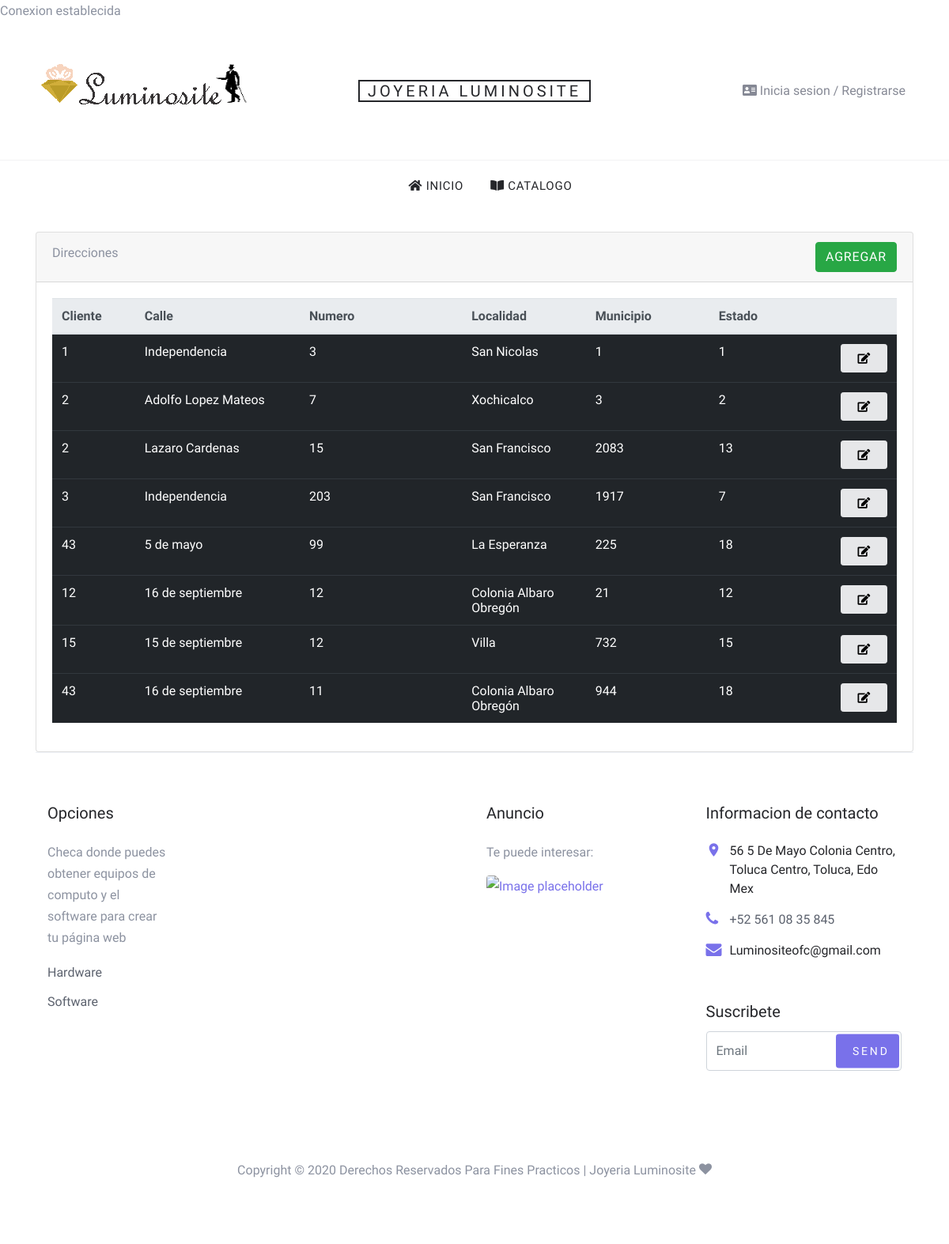
Before: /direcciones.php with the older database file.
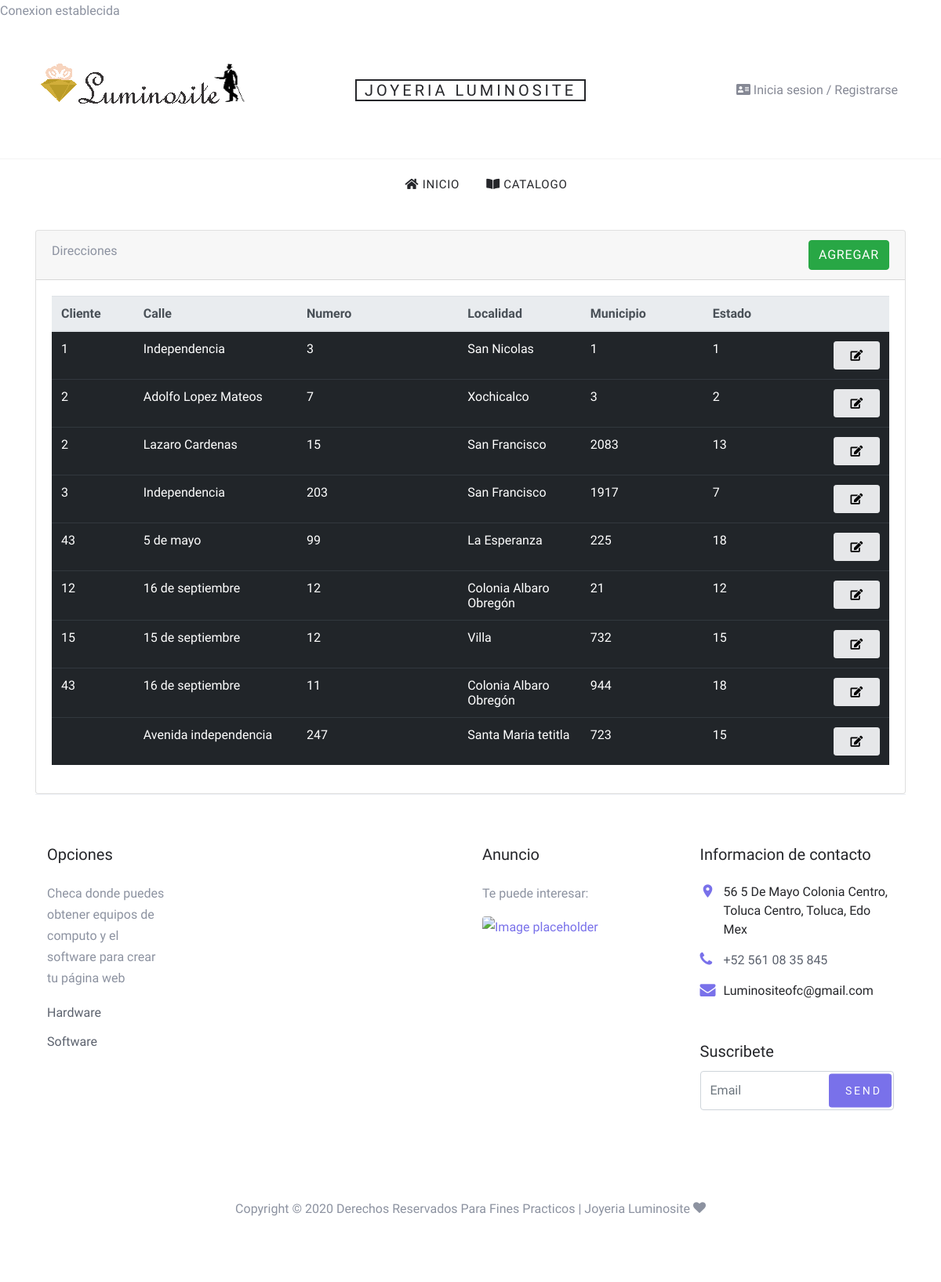
After: the same page with the newer database file.
### tables this page shows
CREATE TABLE `direccion` (
  `id_direccion` int(11) NOT NULL AUTO_INCREMENT,
  `clientes_id` int(11) DEFAULT NULL,
  `calle` varchar(45) NOT NULL,
  `numero` int(11) NOT NULL,
  `localidad` varchar(45) NOT NULL,
  `municipio_id` int(11) DEFAULT NULL,
  `estado_id` int(11) DEFAULT NULL,
  PRIMARY KEY (`id_direccion`)
);

### direcciones.php (the view, shortened to what this page needs)
<?php
require_once './conexion.php';
?>
<!DOCTYPE html>
<html lang="es-MX">
<head>
    <link rel="stylesheet" href="fonts/icomoon/style.css">
    <link rel="stylesheet" href="css/bootstrap.min.css">
    <link rel="stylesheet" href="css/magnific-popup.css">
    <link rel="stylesheet" href="css/jquery-ui.css">
    <link rel="stylesheet" href="css/owl.carousel.min.css">
    <link rel="stylesheet" href="css/owl.theme.default.min.css">
    <link rel="stylesheet" href="css/bootstrap.min.css">
    <link rel="stylesheet" href="css/all.min.css">
    <link rel="stylesheet" href="css/aos.css">
    <link rel="stylesheet" href="css/style.css">
</head>
<body>
    <?php require_once('./menu.php'); ?>
    <div class="container mt-4">
        <div class="card">
            <div class="card-header">
                Direcciones
                <a href="direcciones_formulario.php"class="btn btn-success float-right">Agregar</a>
            </div>
            <div class="card-body">
                <table class="table table-dark table table-hover">
                    <thead class="thead-light">
                        <tr>
                            <th style="width: 10%;" scope="col">Cliente</th>
                            <th style="width: 20%;" scope="col">Calle</th>
                            <th style="width: 20%;" scope="col">Numero</th>
                            <th style="width: 15%;" scope="col">Localidad</th>
                            <th style="width: 15%;" scope="col">Municipio</th>
                            <th style="width: 15%;" scope="col">Estado</th>
                            <th style="width: 5%;" scope="col">
                            </th>
                        </tr>
                    </thead>
                    <tbody>
                    <?php
                        $sql = 'select id_direccion, clientes_id, calle, numero, localidad, municipio_id, estado_id from direccion order by id_direccion asc';
                        foreach ($conexion->query($sql) as $registro) {
                            $registro['clientes_id'] = htmlentities($registro['clientes_id']);
                            $registro['calle'] = htmlentities($registro['calle']);
                            $registro['numero'] = htmlentities($registro['numero']);
                            $registro['localidad'] = htmlentities($registro['localidad']);
                            $registro['municipio_id'] = htmlentities($registro['municipio_id']);
                            $registro['estado_id'] = htmlentities($registro['estado_id']);
                        echo <<<fin
                        <tr>
                            <td scope="row">{$registro['clientes_id']}</td>
                            <td scope="row">{$registro['calle']}</td>
                            <td scope="row">{$registro['numero']}</td>
                            <td scope="row">{$registro['localidad']}</td>
                            <td scope="row">{$registro['municipio_id']}</td>
                            <td scope="row">{$registro['estado_id']}</td>
                            <td>
                                <a class="btn btn-secondary btn-sm" href="direcciones_editar.php?id={$registro['id_direccion']}"><i class="fa fa-edit"></i></a>
                            </td>
                        </tr>
fin;
                }
                        ?>
                    </tbody>
                </table>
            </div>
        </div>
        <?php include('./pie_pagina.php');?>
    </div>
</body>
</html>

Changed rows visible on the page:
added direccion: calle "Avenida independencia", numero "247", localidad "Santa Maria tetitla", municipio "723", estado "15"
